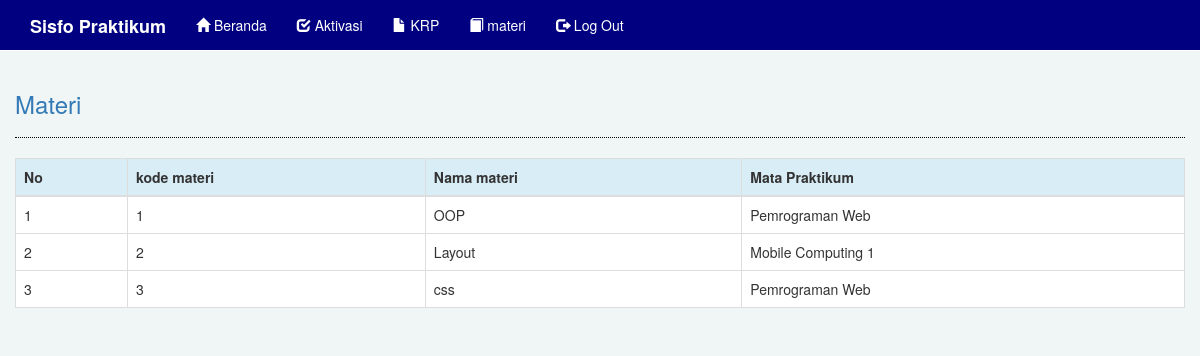
Screenshot of /user/index.php?lihat=materi/index (signed in) with the database file from the repository.
### tables this page shows
CREATE TABLE `tbl_materi` (
  `kode_materi` varchar(6) NOT NULL,
  `nama_materi` varchar(30) NOT NULL,
  `kode_mp` varchar(5) NOT NULL,
  `kode_ta` varchar(20) NOT NULL
);

CREATE TABLE `tbl_matapraktikum` (
  `kode_mp` varchar(5) NOT NULL,
  `nama_mp` varchar(30) NOT NULL,
  `kode_jurusan` varchar(5) NOT NULL,
  `kode_ta` varchar(20) NOT NULL
);

### admin/assets/koneksi.php (called while the page is built, shortened)
<?php
class db_connect{
		public $host 	= db_host;
		public $user 	= db_user;
		public $pass 	= db_pass;
		public $dbname 	= db_name;
		public function connect(){
			$this->conn = new mysqli($this->host, $this->user, $this->pass, $this->dbname);
		}
	}
	?>

### user/panggil/materi/class.php (called while the page is built, shortened)
	<?php
	require 'koneksi.php';
	class db_class extends db_connect{
		public function read(){
			$stmt = $this->conn->prepare("select tbl_materi.*, tbl_matapraktikum.nama_mp from tbl_materi inner join tbl_matapraktikum on tbl_materi.kode_mp = tbl_matapraktikum.kode_mp") or die($this->conn->error);
			if($stmt->execute()){
				$result = $stmt->get_result();
				return $result;
			}
		}
 	}
?>

### user/panggil/materi/index.php (the view, shortened to what this page needs)
<!DOCTYPE html>
<html>
<head>
</head>
<body>
</body>
</html>
<?php
$conn = new db_class();
$read = $conn->read();
?>
<div class = "row">
	<h3 class = "text-primary">Materi</h3>
		<hr style = "border-top:1px dotted #000;"/>
		<table class="table table-hover table-bordered" style="margin-top: 10px">
			<tr class="info">
				<th>No</th>
				<th>kode materi</th>
				<th>Nama materi</th>
				<th>Mata Praktikum</th>
			</tr>
			<tbody>
				<?php
				$no=1;
				while($tampil = $read->fetch_array()){
					?>
					<tr>
						<td><?php echo $no++; ?></td>
						<td><?php echo $tampil['kode_materi']?></td>
						<td><?php echo $tampil['nama_materi']?></td>
						<td><?php echo $tampil['nama_mp']?></td>
					</tr>
					<?php
				}
				?>
			</tbody>
		</table>
	</div>
</div>

### user/index.php (style rules this page uses)
body { background-color: #f0f5f5; }

### user/panggil/materi/index.php (style rules this page uses)
body { background-color: #f0f5f5; }
form, table { background-color: white; padding:20px; border-radius: 5px; }

### rows the page displays
tbl_materi: kode_materi "1", nama_materi "OOP", kode_mp.nama_mp "Pemrograman Web"
tbl_materi: kode_materi "2", nama_materi "Layout", kode_mp.nama_mp "Mobile Computing 1"
tbl_materi: kode_materi "3", nama_materi "css", kode_mp.nama_mp "Pemrograman Web"
